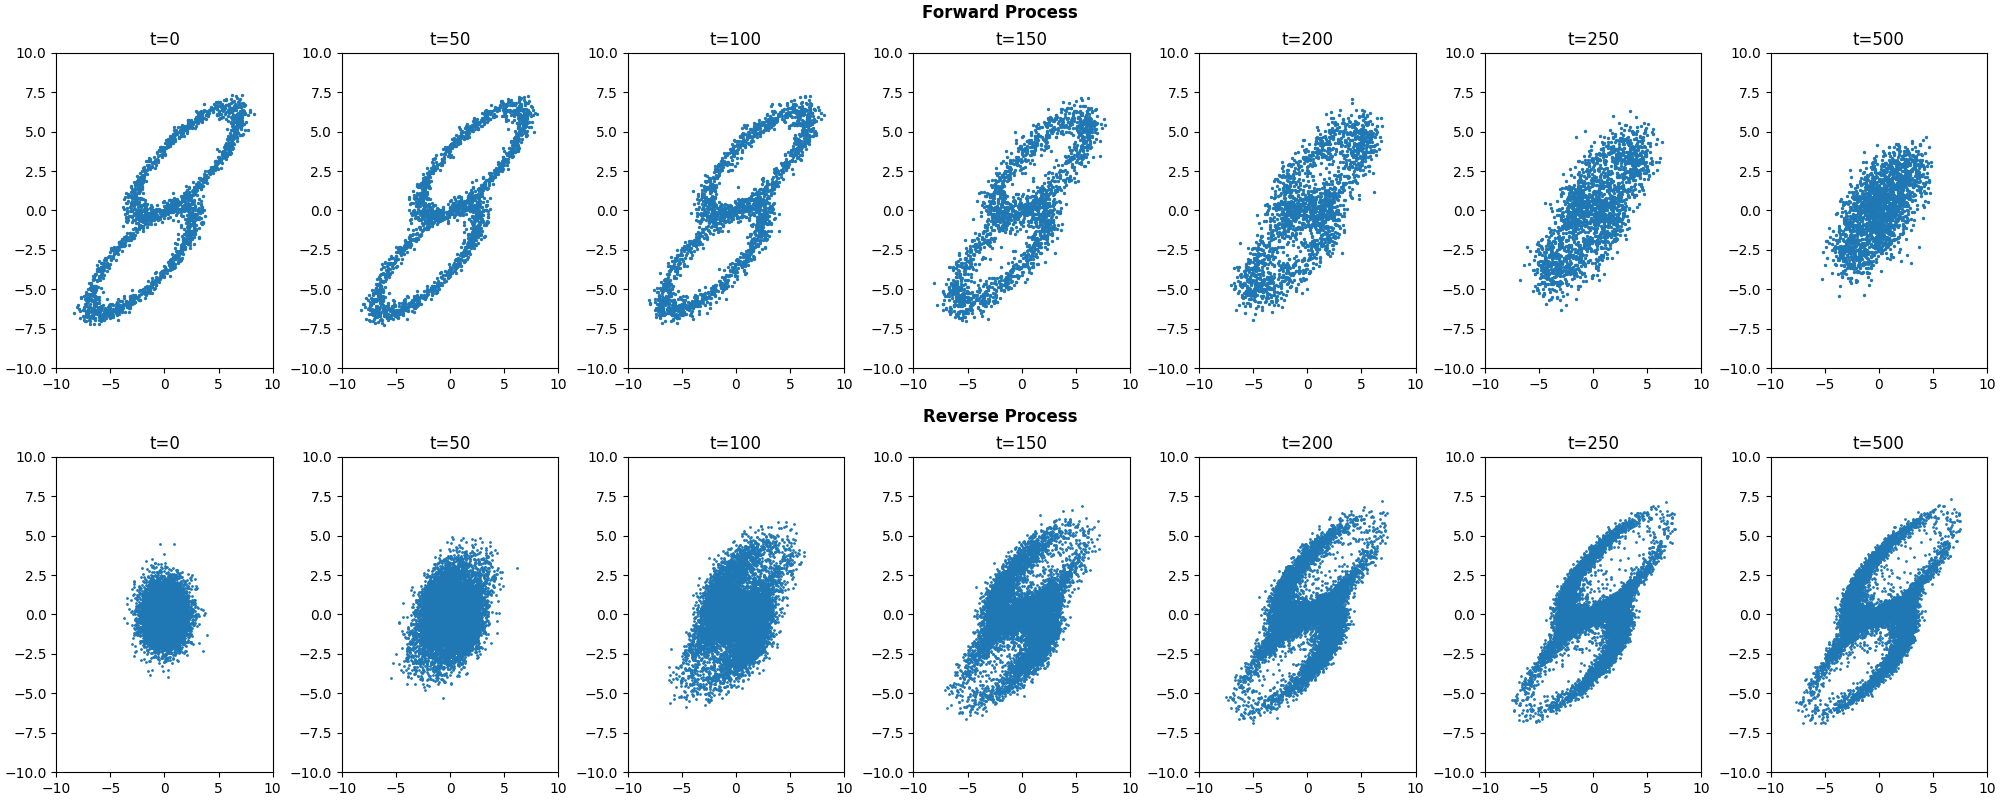

Generate this figure with Python:
import torch
import torch.nn as nn
import numpy as np
import pickle
import logging
from tqdm import tqdm
from torch.utils.data import DataLoader

import matplotlib.pyplot as plt

device = torch.device("cuda" if torch.cuda.is_available() else "cpu")
logging.basicConfig(level=logging.INFO)

class SinusoidalEmbedding(nn.Module):
    def __init__(self, size: int, scale: float = 1.0):
        super().__init__()
        self.size = size
        self.scale = scale

    def forward(self, x: torch.Tensor):
        x = x * self.scale
        half_size = self.size // 2
        emb = torch.log(torch.tensor([10000.0], device=device)) / (half_size - 1)
        emb = torch.exp(-emb * torch.arange(half_size, device=device).float())
        emb = x.unsqueeze(-1) * emb.unsqueeze(0)
        emb = torch.cat((torch.sin(emb), torch.cos(emb)), dim=-1)
        return emb

class NoisePredictor(nn.Module):
    def __init__(self, embedding_size=128):
        super(NoisePredictor, self).__init__()
        self.time_embedding = SinusoidalEmbedding(embedding_size)
        self.model = nn.Sequential(
            nn.Linear(2 + embedding_size, 512),
            nn.LeakyReLU(),
            nn.Linear(512, 512),
            nn.LeakyReLU(),
            nn.Linear(512, 2)
        )

    def forward(self, x, t):
        t_emb = self.time_embedding(t.float()).squeeze(1)
        x = torch.cat([x, t_emb], dim=-1)
        return self.model(x)

# Load dataset and move to device
with open("hw4_p1.pkl", "rb") as f:
    data = pickle.load(f)

dataset = data
dataloader = DataLoader(dataset, batch_size=64, shuffle=True)

# Hyperparameters and tensors to CUDA
T = 500
beta = torch.linspace(1e-3, 1e-1, T, device=device)**2
alpha = 1 - beta
alpha_bar = torch.cumprod(alpha, dim=0)

num_epochs = 1000

# Initialize model and optimizer
model = NoisePredictor().to(device)
optimizer = torch.optim.Adam(model.parameters(), lr=1e-3)

# Training loop
for epoch in tqdm(range(num_epochs), desc="Training Epochs"):
    epoch_loss = 0.0
    for x0 in dataloader:
        x0 = x0.to(device)
        t = torch.randint(0, T, (x0.size(0),), device=device)
        noise = torch.randn_like(x0)

        alpha_bar_t = alpha_bar[t].unsqueeze(-1)
        sqrt_alpha_bar_t = torch.sqrt(alpha_bar_t)
        sqrt_one_minus_alpha_bar_t = torch.sqrt(1 - alpha_bar_t)
        xt = sqrt_alpha_bar_t * x0 + sqrt_one_minus_alpha_bar_t * noise

        predicted_noise = model(xt, t)
        loss = nn.MSELoss()(predicted_noise, noise)

        optimizer.zero_grad()
        loss.backward()
        optimizer.step()

        epoch_loss += loss.item()

    avg_epoch_loss = epoch_loss / len(dataloader)
    logging.info(f"Epoch {epoch+1}/{num_epochs}, Average Loss: {avg_epoch_loss:.4f}")

# Make plots
batch_size = 10000
fig = plt.figure(figsize=(20, 8), constrained_layout=True)

# Create 2x1 subfigures
subfigs = fig.subfigures(nrows=2, ncols=1)
titles = ["Forward Process", "Reverse Process"]
plot_intervals = np.linspace(1, T, 7, dtype=int)
intervals = [0, 50, 100, 150, 200, 250, 500]

for row, subfig in enumerate(subfigs):
    subfig.suptitle(titles[row], fontweight='bold')
    axs = subfig.subplots(1, 7)  # Create 1x7 grid of axes in each subfigure

    if row == 0:  # Forward Process
        with torch.no_grad():
            x0 = data.to(device)
            for t in tqdm(plot_intervals, desc="Forward Noising Steps"):
                noise = torch.randn_like(x0)
                alpha_bar_t = alpha_bar[t-1].unsqueeze(-1)
                sqrt_alpha_bar_t = torch.sqrt(alpha_bar_t)
                sqrt_one_minus_alpha_bar_t = torch.sqrt(1 - alpha_bar_t)
                xt = sqrt_alpha_bar_t * x0 + sqrt_one_minus_alpha_bar_t * noise

                ax_idx = np.where(plot_intervals == t)[0][0]
                axs[ax_idx].scatter(xt[:, 0].cpu(), xt[:, 1].cpu(), s=2)
                axs[ax_idx].set_xlim([-10, 10])
                axs[ax_idx].set_ylim([-10, 10])
                axs[ax_idx].set_title(f"t={intervals[ax_idx]}")
    else:  # Reverse Process Inference
        with torch.no_grad():
            x = torch.randn((batch_size, 2), device=device)
            for i, t in enumerate(tqdm(reversed(range(1, T+1)), desc="Inference Steps")):
                z = torch.randn_like(x) if t > 1 else torch.zeros_like(x)
                alpha_t = alpha[t-1]
                alpha_bar_t = alpha_bar[t-1]
                sigma_t = torch.sqrt((1 - alpha_bar_t) / (1 - alpha_bar[t-2]) * beta[t-1]) if t > 1 else torch.sqrt(beta[t-1])

                predicted_noise = model(x, torch.full((batch_size,), t-1, device=device))
                x = 1 / torch.sqrt(alpha_t) * (x - (1 - alpha_t) / torch.sqrt(1 - alpha_bar_t) * predicted_noise) + sigma_t * z

                if t in plot_intervals:
                    ax_idx = len(plot_intervals) - np.where(plot_intervals == t)[0][0] - 1
                    axs[ax_idx].scatter(x[:, 0].cpu(), x[:, 1].cpu(), s=1)
                    axs[ax_idx].set_xlim([-10, 10])
                    axs[ax_idx].set_ylim([-10, 10])
                    axs[ax_idx].set_title(f"t={intervals[ax_idx]}")

plt.savefig("prob2.png")